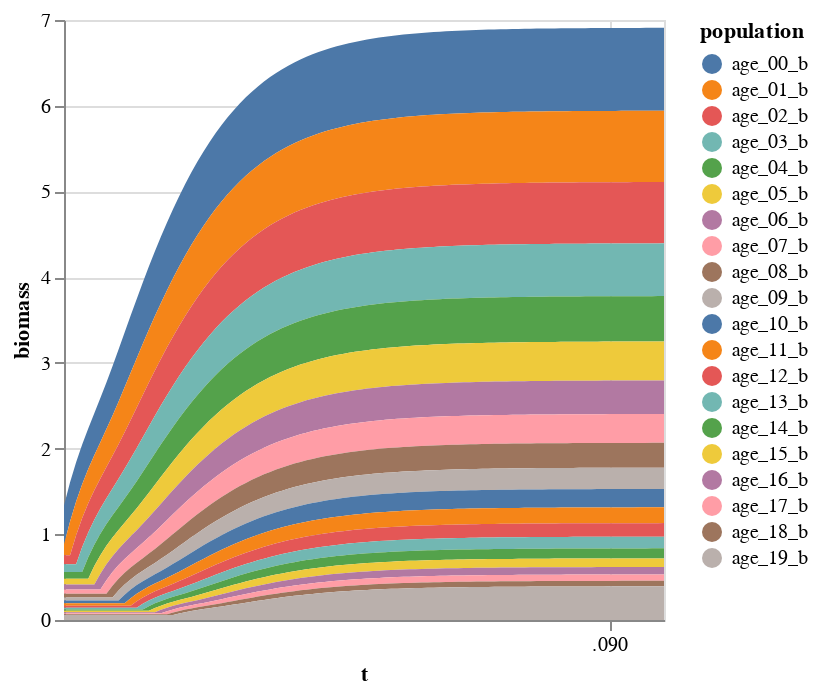

This figure's notebook cell:
### Code cell
import altair as alt

triv_population = prepare_for_altair(trivial_ep)

triv_population_short = triv_population[triv_population.t < 100]

alt.Chart(triv_population_short).mark_area().encode(
    x="t:T",
    y="biomass:Q",
    color="population:N"
)

### Figure 1 — Vega-Lite specification as saved in the notebook (floating-point values rounded to 4 significant figures; data arrays with more than 128 entries replaced by an {"elided": "..."} marker saying what was removed)
{"config": {"view": {"continuousWidth": 300, "continuousHeight": 300}}, "data": {"name": "data-4ad122b0cb0b9ace65645234cba3d9ed"}, "mark": {"type": "area"}, "encoding": {"color": {"field": "population", "type": "nominal"}, "x": {"field": "t", "type": "temporal"}, "y": {"field": "biomass", "type": "quantitative"}}, "$schema": "https://vega.github.io/schema/vega-lite/v5.17.0.json", "datasets": {"data-4ad122b0cb0b9ace65645234cba3d9ed": {"elided": "2000 records"}}}
